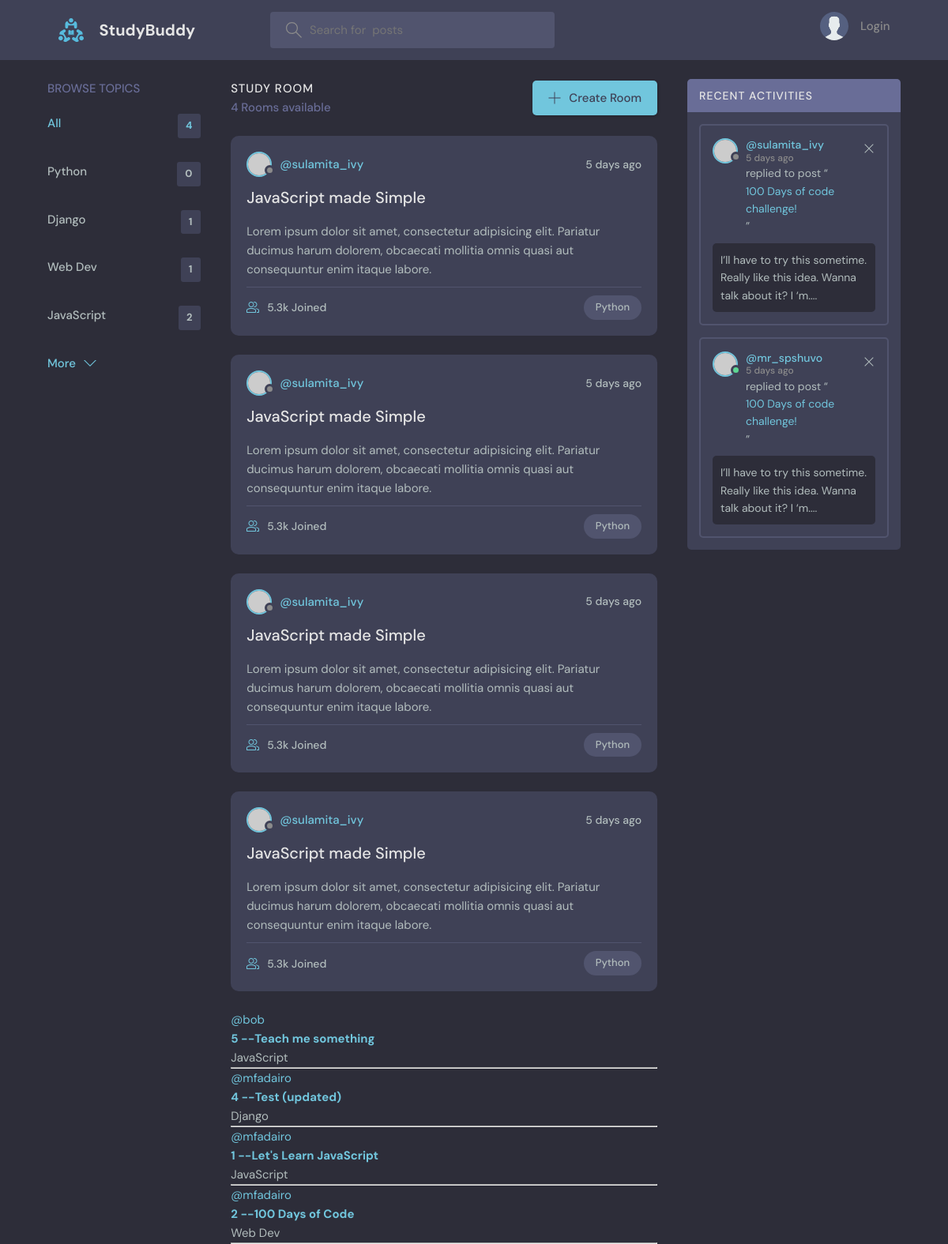
The app's page /, older data.
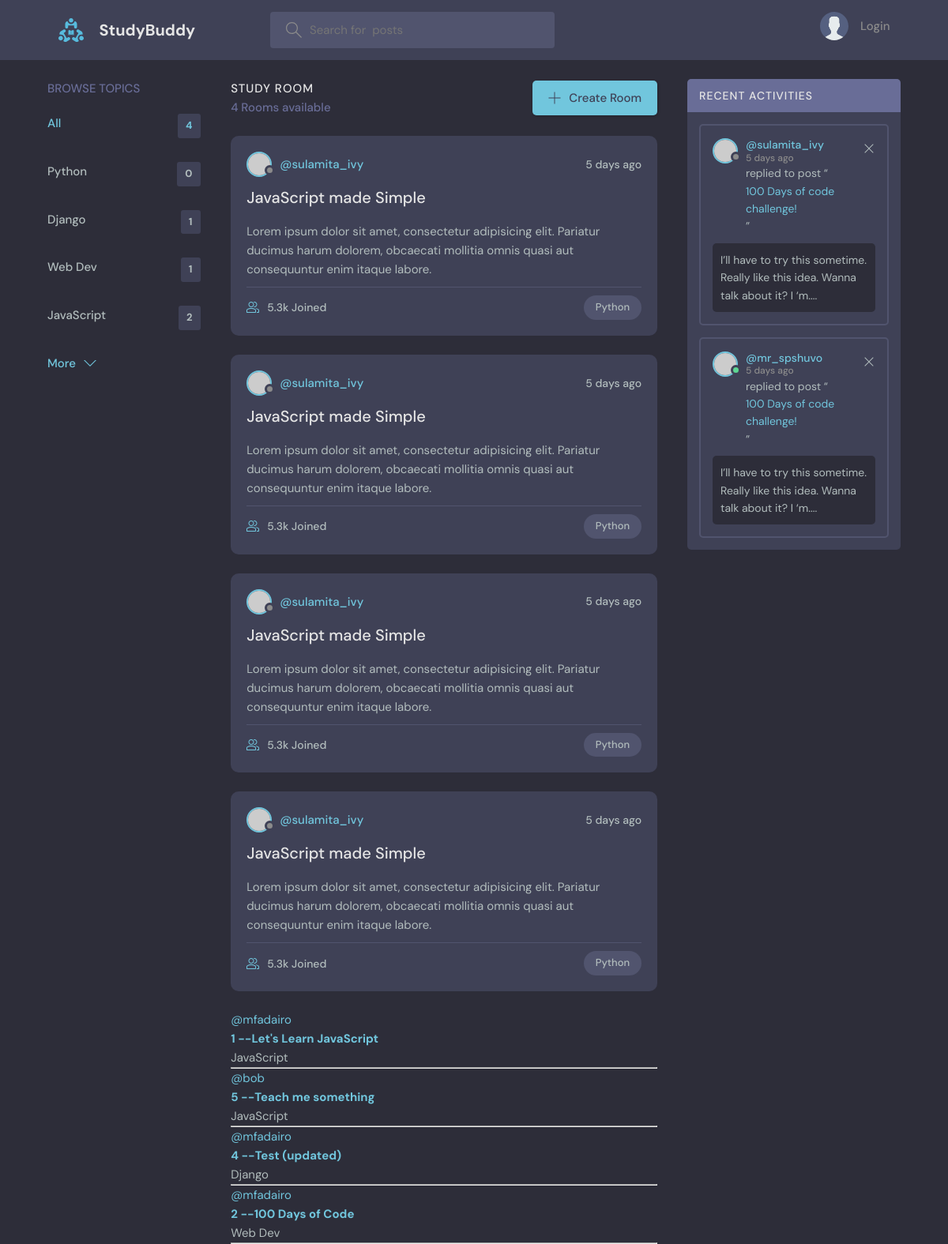
The same page, newer data.
### base/models.py (models this page shows, shortened)
class Topic(models.Model):
    name = models.CharField(max_length=200)

class Room(models.Model):
    host = models.ForeignKey(User, on_delete=models.SET_NULL, null=True)
    topic = models.ForeignKey(Topic, on_delete=models.SET_NULL, null=True)
    name = models.CharField(max_length=200)
    description = models.TextField(null=True, blank=True)
    participants = models.ManyToManyField(User, related_name='participants', blank=True)
    update = models.DateTimeField(auto_now=True)
    created = models.DateTimeField(auto_now_add=True)
    class Meta:
       ordering = ["-update", "-created"]

### base/views.py (the view)
# urls.py: path('', views.home, name="home"),
def home(request):
    q = request.GET.get('q') if request.GET.get('q') != None else ''
    rooms = Room.objects.filter(
        Q(topic__name__icontains=q) |
        Q(name__icontains=q) |
        Q(description__icontains=q)
        )
    topics = Topic.objects.all()
    rooms_count =rooms.count()
    room_messages = Message.objects.filter(Q(room__topic__name__icontains=q))
    context = {'rooms': rooms, 'topics': topics, 'room_count': rooms_count,
               'room_messages': room_messages}
    return render(request, 'base/home.html', context)

### base/templates/base/home.html (shortened to what this page needs)
{% extends 'main.html' %}
{% block content %}
    <main class="layout layout--3">
      <div class="container">
        {% include 'base/topics_component.html' %}
        <div class="roomList">
          <div class="roomList__header">
            <div>
              <h2>Study Room</h2>
              <p>{{room_count}} Rooms available</p>
            </div>
            <a class="btn btn--main" href="create-room.html">
              <svg version="1.1" xmlns="http://www.w3.org/2000/svg" width="32" height="32" viewBox="0 0 32 32">
                <title>add</title>
                <path
                  d="M16.943 0.943h-1.885v14.115h-14.115v1.885h14.115v14.115h1.885v-14.115h14.115v-1.885h-14.115v-14.115z"
                ></path>
              </svg>
              Create Room
            </a>
          </div>
          {% include  'base/feed_component.html' %}
        </div>
        <div class="activities">
          <div class="activities__header">
            <h2>Recent Activities</h2>
          </div>
          <div class="activities__box">
            <div class="activities__boxHeader roomListRoom__header">
              <a href="profile.html" class="roomListRoom__author">
                <div class="avatar avatar--small">
                  <img src="https://randomuser.me/api/portraits/women/11.jpg" />
                </div>
                <p>
                  @sulamita_ivy
                  <span>5 days ago</span>
                </p>
              </a>
              <div class="roomListRoom__actions">
                <a href="#">
                  <svg version="1.1" xmlns="http://www.w3.org/2000/svg" width="32" height="32" viewBox="0 0 32 32">
                    <title>remove</title>
                    <path
                      d="M27.314 6.019l-1.333-1.333-9.98 9.981-9.981-9.981-1.333 1.333 9.981 9.981-9.981 9.98 1.333 1.333 9.981-9.98 9.98 9.98 1.333-1.333-9.98-9.98 9.98-9.981z"
                    ></path>
                  </svg>
                </a>
              </div>
            </div>
            <div class="activities__boxContent">
              <p>replied to post “<a href="room.html">100 Days of code challenge!</a>”</p>
              <div class="activities__boxRoomContent">
                I’ll have to try this sometime. Really like this idea. Wanna talk about it? I ‘m....
              </div>
            </div>
          </div>
          <div class="activities__box">
            <div class="activities__boxHeader roomListRoom__header">
              <a href="profile.html" class="roomListRoom__author">
                <div class="avatar avatar--small active">
                  <img src="https://randomuser.me/api/portraits/men/13.jpg" />
                </div>
                <p>
                  @mr_spshuvo
                  <span>5 days ago</span>
                </p>
              </a>
              <div class="roomListRoom__actions">
                <a href="#">
                  <svg version="1.1" xmlns="http://www.w3.org/2000/svg" width="32" height="32" viewBox="0 0 32 32">
                    <title>remove</title>
                    <path
                      d="M27.314 6.019l-1.333-1.333-9.98 9.981-9.981-9.981-1.333 1.333 9.981 9.981-9.981 9.98 1.333 1.333 9.981-9.98 9.98 9.98 1.333-1.333-9.98-9.98 9.98-9.981z"
                    ></path>
                  </svg>
                </a>
              </div>
            </div>
            <div class="activities__boxContent">
              <p>replied to post “<a href="room.html">100 Days of code challenge!</a>”</p>
              <div class="activities__boxRoomContent">
                I’ll have to try this sometime. Really like this idea. Wanna talk about it? I ‘m....
              </div>
            </div>
          </div>
        </div>
      </div>
    </main>
{% endblock %}

### base/templates/base/topics_component.html
<div class="topics">
    <div class="topics__header">
      <h2>Browse Topics</h2>
    </div>
    <ul class="topics__list">
      <li>
        <a href="{% url 'home' %}" class="active">All <span>{{topics.count}}</span></a>
      </li>
      {% for topic in topics %}
      <li>
        <a href="{% url 'home' %}?q={{topic.name}}">{{topic.name}} <span>{{topic.room_set.all.count}}</span></a>
      </li>
      {% endfor %}
    </ul>
    <a class="btn btn--link" href="topics.html">
      More
      <svg version="1.1" xmlns="http://www.w3.org/2000/svg" width="32" height="32" viewBox="0 0 32 32">
        <title>chevron-down</title>
        <path d="M16 21l-13-13h-3l16 16 16-16h-3l-13 13z"></path>
      </svg>
    </a>
  </div>

### base/templates/base/feed_component.html (shortened to what this page needs)
{% for room in rooms %}
<div class="roomListRoom">
    <div class="roomListRoom__header">
      <a href="profile.html" class="roomListRoom__author">
        <div class="avatar avatar--small">
          <img src="https://randomuser.me/api/portraits/women/11.jpg" />
        </div>
        <span>@sulamita_ivy</span>
      </a>
      <div class="roomListRoom__actions">
        <span>5 days ago</span>
      </div>
    </div>
    <div class="roomListRoom__content">
      <a href="room.html">JavaScript made Simple</a>
      <p>
        Lorem ipsum dolor sit amet, consectetur adipisicing elit. Pariatur ducimus harum dolorem, obcaecati
        mollitia omnis quasi aut consequuntur enim itaque labore.
      </p>
    </div>
    <div class="roomListRoom__meta">
      <a href="room.html" class="roomListRoom__joined">
        5.3k Joined
      </a>
      <p class="roomListRoom__topic">Python</p>
    </div>
  </div>
{% endfor %}
    {% for room in rooms %}
        <div>
            <a href="{% url 'user-profile' room.host.id %}">@{{room.host.username}}</a>
            <a><h5>{{room.id}} -- <a href="{% url 'room' room.id %}">{{room.name}}</a></h5>
            <small>{{room.topic.name}}</small>
            <hr>
        </div>
    {% endfor %}

Row changes from the older to the newer data that the page shows:
changed Room "Let's Learn JavaScript": moves up the list
